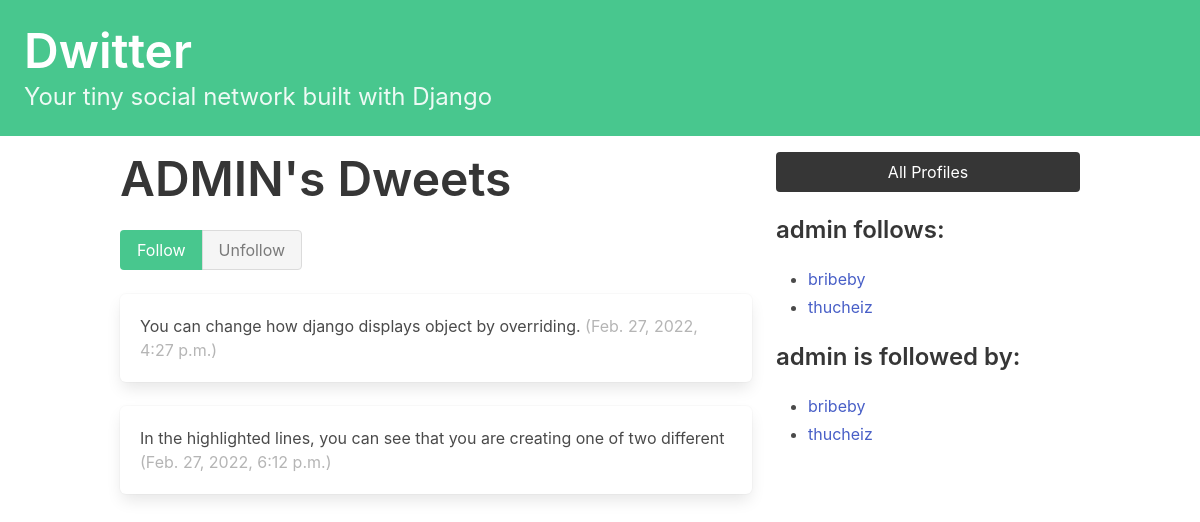
The app's page /profile/2/ with its own data.
### dwitter/models.py (models this page shows, shortened)
class Profile(models.Model):
    user = models.OneToOneField(User, on_delete=models.CASCADE)
    follows = models.ManyToManyField(
        "self",
        related_name="followed_by",
        symmetrical=False,
        blank=True
    )
    def __str__(self):
        return f'{self.user.username}'

class Dweet(models.Model):
    user = models.ForeignKey(
        User, related_name="dweets", on_delete=models.DO_NOTHING
    )
    body = models.CharField(max_length=140)
    created_at = models.DateTimeField(auto_now_add=True)

### dwitter/views.py (the view, shortened to what this page needs)
# urls.py: path('profile/<int:pk>/', profile, name='profile'),
def profile(request, pk):
    profile = Profile.objects.get(pk=pk)
    context = {
        'profile': profile
    }
    return render(request, 'dwitter/profile.html', context)

### templates/dwitter/profile.html (shortened to what this page needs)
{% extends 'base.html' %}
{% block content %}
<div class="column">
    <div class="block">
        <h1 class="title is-1">
            {{ profile.user.username|upper}}'s Dweets
        </h1>
    <form method="post">
        <div class="buttons has-addons">
            {% if profile in user.profile.follows.all %}
            <button class="button is-success is-static">Follow</button>
            <button class="button is-danger" name="follow" value="unfollow">Unfollow</button>
            {% else %}
            <button class="button is-success " name="follow" value="follow">Follow</button>
            <button class="button is-danger is-static">Unfollow</button>
            {% endif %}
        </div>
    </form>
    </div>
    <div class="content">
        {% for dweet in profile.user.dweets.all %}
        <div class="box">
            {{ dweet.body }}
            <span class="is-small has-text-grey-light">
                ({{ dweet.created_at }})
            </span>
        </div>
        {% endfor %}
    </div>
</div>
<div class="column is-one-third">
    <div class="block">
        <a href="{% url 'dwitter:profile_list' %}">
            <button class="button is-dark is-outline is-fullwidth">
                All Profiles
            </button>
        </a>
    </div>
    <div class="block">
        <h3 class="title is-4">
            {{profile.user.username}} follows:
        </h3>
        <div class="content">
            <ul>
                {% for following in profile.follows.all %}
                <li>
                    <a href="#">
                        {{ following }}
                    </a>
                </li>
                {% endfor %}
            </ul>
        </div>
    </div>
    <div class="block">
        <h3 class="title is-4">
            {{ profile.user.username }} is followed by:
        </h3>
        <div class="content">
            <ul>
                {% for follower in profile.followed_by.all %}
                <li>
                    <a href="#">
                        {{ follower }}
                    </a>
                </li>
                {% endfor %}
            </ul>
        </div>
    </div>
</div>
{% endblock %}

### records on screen
Profile: user.username "ADMIN", user.username "admin"
Dweet: body "You can change how django displays object by overriding.", created_at "Feb. 27, 2022, 4:27 p.m."
Dweet: body "In the highlighted lines, you can see that you are creating one of two different", created_at "Feb. 27, 2022, 6:12 p.m."
Profile: user.username "bribeby"
Profile: user.username "thucheiz"
